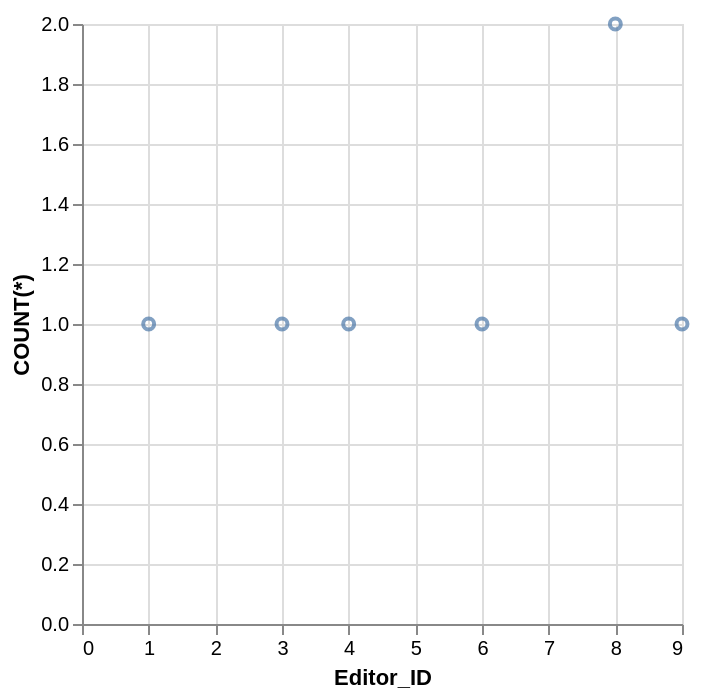

Describe this chart as a Vega-Lite specification.
### Vega-Lite specification from a JSON file in a GitHub repository (floating-point values rounded to 4 significant figures)
{"data": {"values": [{"x_data": 1, "y_data": 1}, {"x_data": 3, "y_data": 1}, {"x_data": 4, "y_data": 1}, {"x_data": 6, "y_data": 1}, {"x_data": 8, "y_data": 2}, {"x_data": 9, "y_data": 1}]}, "mark": "point", "encoding": {"x": {"field": "x_data", "type": "quantitative", "title": "Editor_ID"}, "y": {"field": "y_data", "type": "quantitative", "title": "COUNT(*)"}}}
